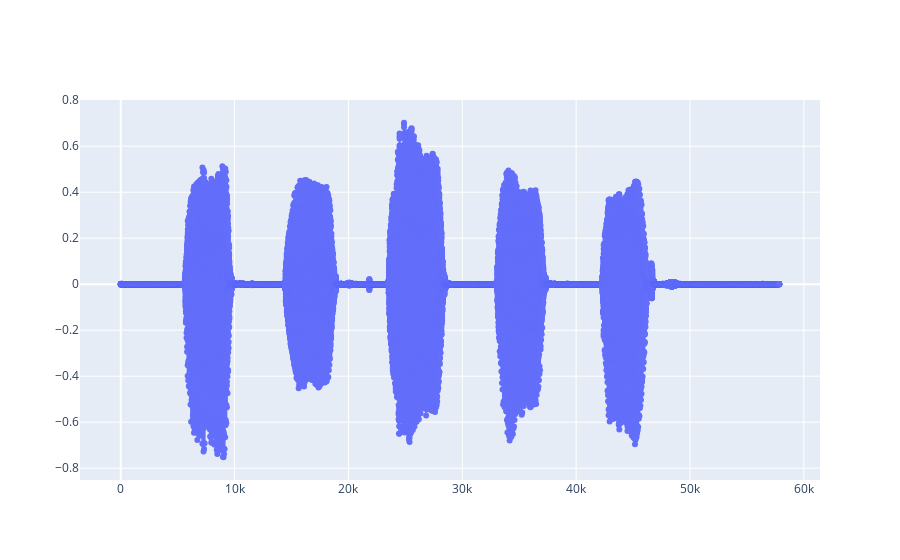

The notebook cell saved with this chart:
### Code cell
# 音声ファイル "boin8k.wav" を読み込む
# yAiueo: 時系列の波形データ（1次元 numpy 配列）
# sr    : サンプリング周波数 [Hz]（ここではファイルに記録されている元の値をそのまま使うため sr=None）
yAiueo, sr = librosa.load("boin8k.wav", sr=None)

# Plotly（go = plotly.graph_objects）を用いて波形を可視化する
# y 引数に波形データを渡し、mode='lines+markers' とすることで
# 「線グラフ＋サンプル点にマーカー」を同時に描画している
fig = go.Figure(
    go.Scatter(
        y=yAiueo,  # 縦軸にプロットする振幅値（時間方向はインデックスで暗黙に表現）
        mode="lines+markers",  # 線と点の両方を表示して波形の細かな変化を見やすくする
    )
)

# Jupyter / Colab 等で図を表示するために show() を呼び出す
fig.show()

### Figure 1 — Plotly figure (JSON) as saved in the notebook; plotly's stock layout.template omitted (floating-point values rounded to 4 significant figures; data arrays with more than 128 entries replaced by an {"elided": "..."} marker saying what was removed)
{"data": [{"mode": "lines+markers", "type": "scatter", "y": {"elided": "57840 float values"}}], "layout": {}}
